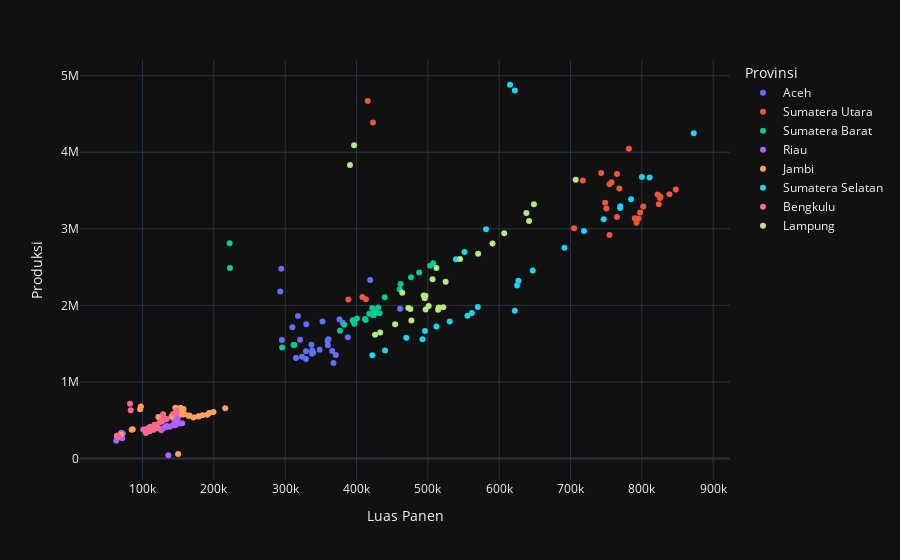

Here is the notebook cell this chart was saved with:
### Code cell
#cek korelasi kuat antara Produksi dan Luas Panen
fig = px.scatter(df, x="Luas Panen", y="Produksi",template='plotly_dark', color="Provinsi")
fig.show()
